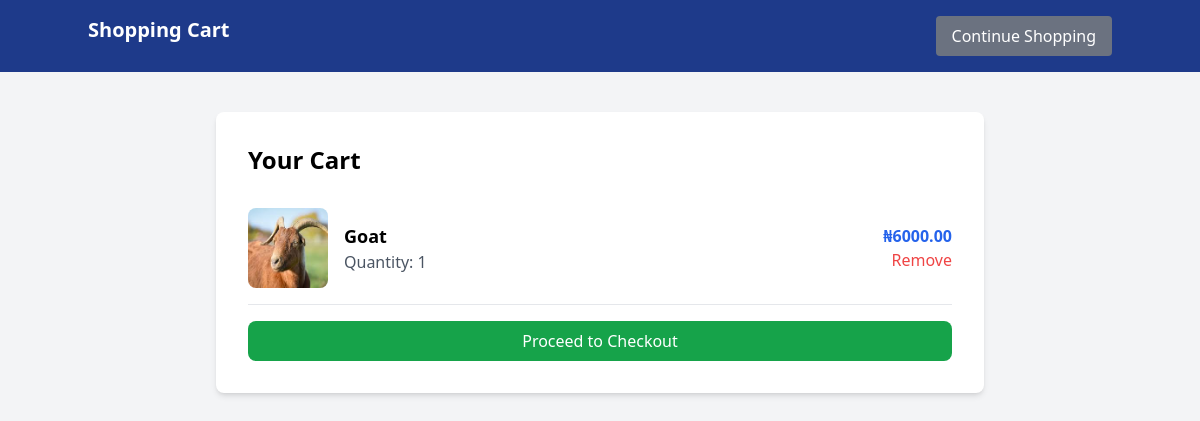
Screenshot of /shop/cart/ (signed in) with the database file from the repository.
### shop/models.py (models this page shows, shortened)
class CartItem(models.Model):
    cart = models.ForeignKey(Cart, on_delete=models.CASCADE, related_name='items')
    product = models.ForeignKey(Product, on_delete=models.CASCADE)
    quantity = models.PositiveIntegerField(default=1)

class Product(models.Model):
    category = models.ForeignKey(Category, on_delete=models.CASCADE)
    title = models.CharField(max_length=255)
    description = models.TextField()
    price = models.DecimalField(max_digits=10, decimal_places=2)
    stock = models.IntegerField(default=0)
    image = models.ImageField(upload_to='product_images/')
    created_at = models.DateTimeField(auto_now_add=True)

### shop/views.py (the view)
# urls.py: path('cart/', views.cart_view, name='cart_view'),
@login_required
def cart_view(request):
    cart, created = Cart.objects.get_or_create(user=request.user)
    cart_items = CartItem.objects.filter(cart=cart)
    return render(request, 'shop/cart.html', {'cart_items': cart_items})

### shop/templates/shop/cart.html (shortened to what this page needs)
{% load static %}
<!DOCTYPE html>
<html lang="en">
<head>
    <script src="https://cdn.tailwindcss.com"></script>
</head>
<body class="bg-gray-100">
    <nav class="bg-blue-900 p-4 text-white">
        <div class="container mx-auto flex justify-between">
            <h1 class="text-xl font-bold">Shopping Cart</h1>
            <a href="{% url 'product_list' %}" class="bg-gray-500 px-4 py-2 rounded hover:bg-gray-600">
                Continue Shopping
            </a>
        </div>
    </nav>
    <div class="max-w-3xl mx-auto bg-white p-8 rounded-lg shadow-md mt-10">
        <h2 class="text-2xl font-bold mb-4">Your Cart</h2>
        {% if cart_items %}
            <ul>
                {% for item in cart_items %}
                    <li class="flex items-center border-b py-4">
                        <img src="{{ item.product.image.url }}" alt="{{ item.product.title }}" class="w-20 h-20 object-cover rounded-lg mr-4">
                        <div class="flex-1">
                            <h3 class="text-lg font-semibold">{{ item.product.title }}</h3>
                            <p class="text-gray-600">Quantity: {{ item.quantity }}</p>
                        </div>
                        <div class="text-right">
                            <p class="text-blue-600 font-semibold">₦{{ item.product.price }}</p>
                            <a href="{% url 'remove_from_cart' item.id %}" class="text-red-500 hover:underline">
                                Remove
                            </a>
                        </div>
                    </li>
                {% endfor %}
            </ul>
            <a href="#" class="w-full block text-center bg-green-600 text-white py-2 mt-4 rounded-lg hover:bg-green-700">
                Proceed to Checkout
            </a>
        {% else %}
            <p class="text-gray-500 text-center">Your cart is empty.</p>
        {% endif %}
    </div>
</body>
</html>

### rows the page displays
CartItem: product.image (picture), product "Goat", quantity "1", product.price "6000.00"
